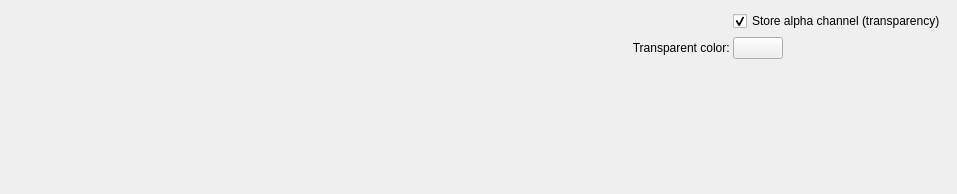
<?xml version="1.0" encoding="UTF-8"?>
<ui version="4.0">
 <author>
    SPDX-FileCopyrightText: none
    SPDX-License-Identifier: GPL-3.0-or-later
  </author>
 <class>KisWdgOptionsQOI</class>
 <widget class="QWidget" name="KisWdgOptionsQOI">
  <property name="geometry">
   <rect>
    <x>0</x>
    <y>0</y>
    <width>957</width>
    <height>194</height>
   </rect>
  </property>
  <property name="windowTitle">
   <string>QOI Options</string>
  </property>
  <layout class="QGridLayout" name="gridLayout">
   <item row="0" column="0">
    <layout class="QGridLayout">
     <property name="leftMargin">
      <number>0</number>
     </property>
     <property name="topMargin">
      <number>0</number>
     </property>
     <property name="rightMargin">
      <number>0</number>
     </property>
     <property name="bottomMargin">
      <number>0</number>
     </property>
     <property name="horizontalSpacing">
      <number>0</number>
     </property>
     <property name="verticalSpacing">
      <number>6</number>
     </property>
     <item row="1" column="0">
      <widget class="QLabel" name="label_4">
       <property name="text">
        <string>Transparent color: </string>
       </property>
       <property name="alignment">
        <set>Qt::AlignRight|Qt::AlignTrailing|Qt::AlignVCenter</set>
       </property>
      </widget>
     </item>
     <item row="0" column="1">
      <widget class="QCheckBox" name="alpha">
       <property name="toolTip">
        <string>Disable to get smaller files if your image has no transparency</string>
       </property>
       <property name="whatsThis">
        <string>&lt;p&gt;The Quite OK Image (QOI) file format allows transparency in your image to be stored by saving an alpha channel.
You can uncheck the box if you are not using transparency and you want to make the resulting file smaller .&lt;br&gt;Always saving the alpha channel is recommended.&lt;/p&gt;</string>
       </property>
       <property name="text">
        <string>Store alpha channel (transparency)</string>
       </property>
       <property name="checked">
        <bool>true</bool>
       </property>
      </widget>
     </item>
     <item row="1" column="1">
      <widget class="KisColorButton" name="bnTransparencyFillColor">
       <property name="sizePolicy">
        <sizepolicy hsizetype="Fixed" vsizetype="Fixed">
         <horstretch>0</horstretch>
         <verstretch>0</verstretch>
        </sizepolicy>
       </property>
       <property name="minimumSize">
        <size>
         <width>50</width>
         <height>0</height>
        </size>
       </property>
       <property name="toolTip">
        <string>&lt;html&gt;&lt;head/&gt;&lt;body&gt;&lt;p&gt;Background color to replace transparent pixels with.&lt;/p&gt;&lt;/body&gt;&lt;/html&gt;</string>
       </property>
      </widget>
     </item>
    </layout>
   </item>
   <item row="6" column="0">
    <spacer>
     <property name="orientation">
      <enum>Qt::Vertical</enum>
     </property>
     <property name="sizeType">
      <enum>QSizePolicy::Expanding</enum>
     </property>
     <property name="sizeHint" stdset="0">
      <size>
       <width>414</width>
       <height>16</height>
      </size>
     </property>
    </spacer>
   </item>
  </layout>
 </widget>
 <customwidgets>
  <customwidget>
   <class>KisColorButton</class>
   <extends>QPushButton</extends>
   <header>kis_color_button.h</header>
  </customwidget>
 </customwidgets>
 <resources/>
 <connections/>
</ui>
